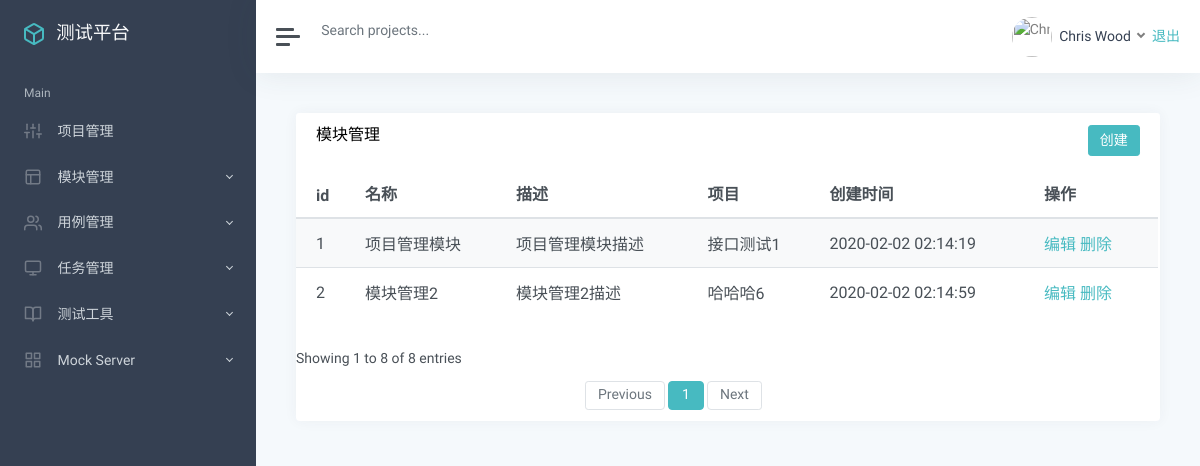
Before: /manage/module_list/ with the older database file.
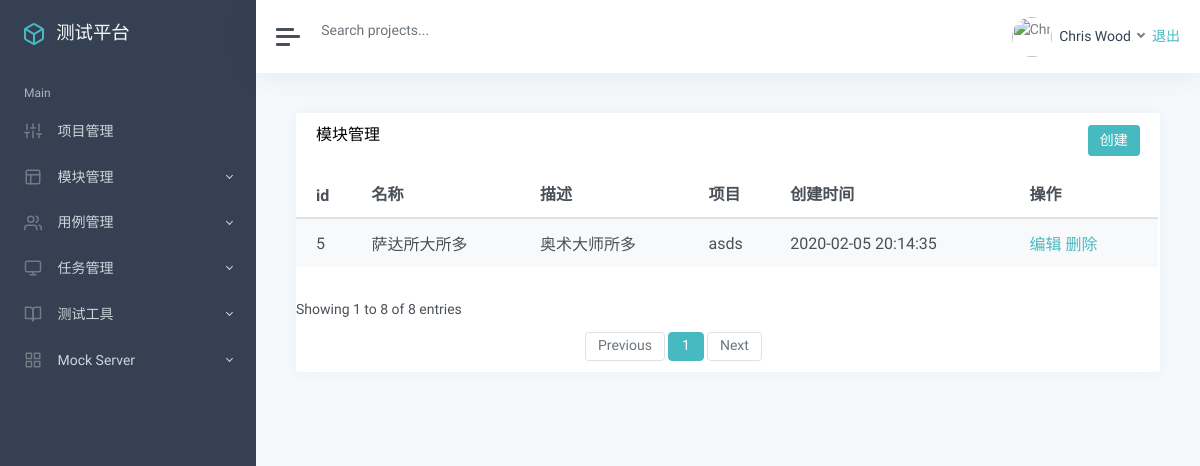
After: the same page with the newer database file.
### app_manage/models.py (models this page shows)
class Module(models.Model):
    project = models.ForeignKey(Project, on_delete=models.CASCADE)
    name = models.CharField("名称", max_length=100, blank=False, default="")
    describe = models.TextField("描述", default="")
    update_time = models.DateTimeField("更新时间", auto_now=True)
    create_time = models.DateTimeField("创建时间", auto_now_add=True)

class Project(models.Model):
    name = models.CharField("名称", max_length=100, null=False, default="")
    describe = models.TextField("描述", default="")
    status = models.BooleanField("状态：", default=True)
    update_time = models.DateTimeField("更新时间", auto_now=True)
    create_time = models.DateTimeField("创建时间", auto_now_add=True)
    def __str__(self):
        return self.name

### app_manage/views/module_view.py (the view)
# urls.py: path('module_list/', module_view.list_module),
def list_module(request):
    module_list = Module.objects.all()
    return render(request, "module/list.html", {
        "modules":module_list})

### templates/module/list.html (shortened to what this page needs)
{% extends "manage.html" %}
{% block manage %}
<div class="card flex-fill">
    <div class="card-header">
        <h5 class="card-title mb-0" style="float:left">模块管理</h5>
        <button onclick="module_add()" type="button" class="btn btn-primary" style="float:right">创建</button>
    </div>
    <div id="datatables-dashboard-traffic_wrapper" class="dataTables_wrapper dt-bootstrap4 no-footer">
        <div class="row">
            <div class="col-sm-12">
                <table id="datatables-dashboard-traffic" style="able-layout:fixed;"
                    class="table table-striped my-0 dataTable no-footer" role="grid"
                    aria-describedby="datatables-dashboard-traffic_info">
                    <thead>
                        <tr role="row">
                            <th>id</th>
                            <th>名称</th>
                            <th>描述</th>
                            <th>项目</th>
                            <th>创建时间</th>
                            <th>操作</th>
                        </tr>
                    </thead>
                    <tbody>
                        {% for m in modules %}
                        <tr role="row" class="odd">
                            <td>{{m.id}}</td>
                            <td>{{m.name}}</td>
                            <td>{{m.describe}}</td>
                            <td>{{m.project}}</td>
                            <td>{{m.create_time |date:"Y-m-d H:i:s"}}</td>
                            <td>
                                <a href="/manage/module_edit/{{m.id}}/">编辑</a>
                                <a href="/manage/module_delete/{{m.id}}/">删除</a>
                            </td>
                        </tr>
                        {% endfor %}
                    </tbody>
                </table>
            </div>
        </div>
        <div class="row">
            <div class="col-sm-12 col-md-5">
                <div class="dataTables_info" id="datatables-dashboard-traffic_info" role="status" aria-live="polite"></div>
                    Showing 1 to 8 of 8 entries</div>
            </div>
            <div class="col-sm-12 col-md-7">
                <div class="dataTables_paginate paging_simple_numbers" id="datatables-dashboard-traffic_paginate">
                    <ul class="pagination">
                        <li class="paginate_button page-item previous disabled"
                            id="datatables-dashboard-traffic_previous"><a href="#"
                                aria-controls="datatables-dashboard-traffic" data-dt-idx="0" tabindex="0"
                                class="page-link">Previous</a></li>
                        <li class="paginate_button page-item active"><a href="#"
                                aria-controls="datatables-dashboard-traffic" data-dt-idx="1" tabindex="0"
                                class="page-link">1</a>
                        </li>
                        <li class="paginate_button page-item next disabled" id="datatables-dashboard-traffic_next"><a
                                href="#" aria-controls="datatables-dashboard-traffic" data-dt-idx="2" tabindex="0"
                                class="page-link">Next</a>
                        </li>
                    </ul>
                </div>
            </div>
        </div>
    </div>
</div>
{% endblock %}

Changed rows visible on the page:
removed Module: id "1", name "项目管理模块", describe "项目管理模块描述", project "接口测试1", create_time "2020-02-02 02:14:19"
removed Module: id "2", name "模块管理2", describe "模块管理2描述", project "哈哈哈6", create_time "2020-02-02 02:14:59"
added Module: id "5", name "萨达所大所多", describe "奥术大师所多", project "asds", create_time "2020-02-05 20:14:35"
